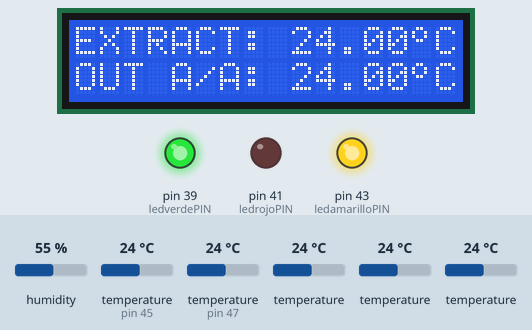
Bench run of a sketch on a simulated Arduino Mega 2560, built with avr-gcc and run on an emulated ATmega2560. On the bench: 16×2 character LCD, output pins drawn as LEDs (lit = HIGH). The inputs (shaded band) are chosen by the test bench; at power-on: temperature (sensors on pin 47, pin 45) 24 °C, humidity 55 %, temperature 24 °C. WiFi joins after 1.5 s; servers stay silent unless stated.

Above: at 3.1 s.
3.2 s: temperature (sensor on pin 47) set to 12 °C
At 12.5 s:
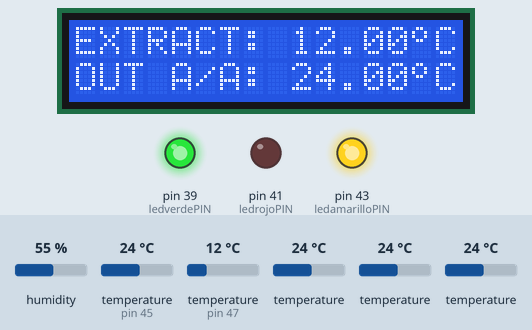
16.1 s: humidity set to 22 %
At 27.9 s:
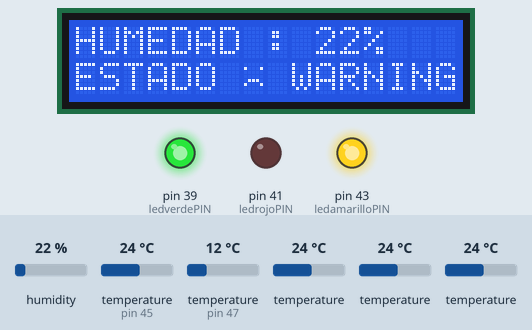
28.5 s: temperature (sensor 147) set to 12 °C
At 34.1 s:
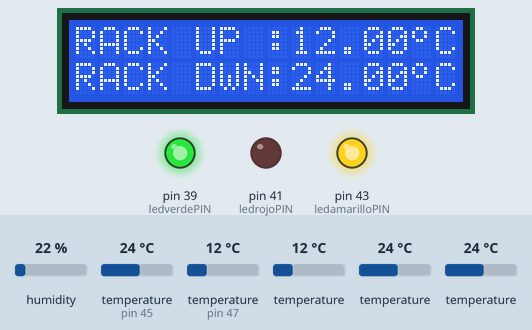
37.8 s: temperature (sensor 247) set to 12 °C
At 40.1 s:
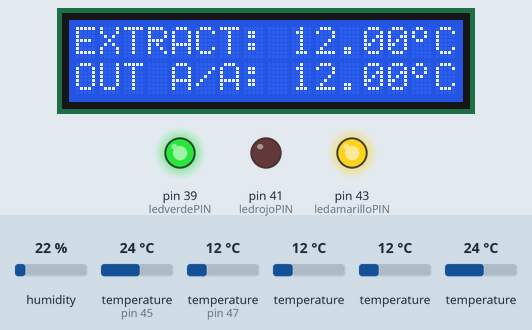
47.1 s: temperature (sensor 347) set to 22 °C
At 56.5 s:
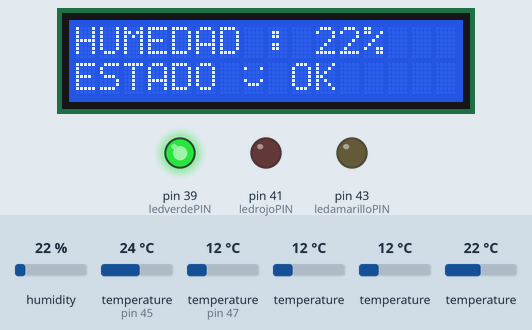
59.9 s: humidity set to 40 %
At 74.1 s:
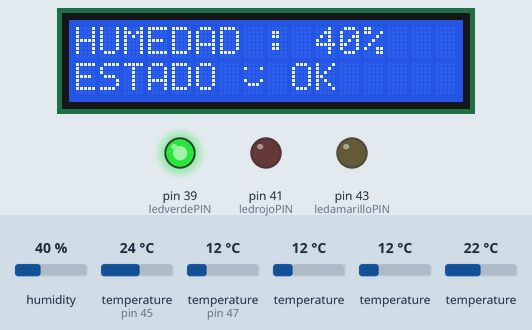
Timing chart, 0 to 74.9 s (numbered marks = the images above; inputs shaded):
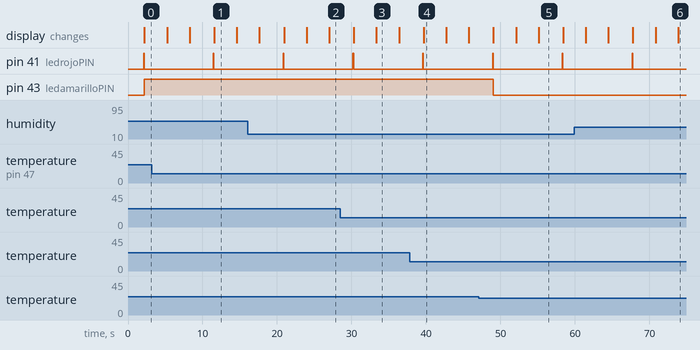

The sketch:

monitor_cpd.ino
```cpp
#define BLYNK_PRINT Serial

#include <SPI.h>
#include <Ethernet.h>
#include <BlynkSimpleEthernet.h>

#include <Wire.h>
#include <LiquidCrystal_I2C.h>

#include <DHT.h>

#include <OneWire.h>
#include <DallasTemperature.h>

char auth[] = "hWE4p7JAq17YXfake7a2SjsDZNjG2WA3";

byte arduino_mac[] = { 0xDE, 0xED, 0xBA, 0xFE, 0xFE, 0xED };
IPAddress arduino_ip ( 192, 168,   1, 120); // dirección IP del ARDUINO
IPAddress dns_ip     ( 192, 168,   1,   1);
IPAddress gateway_ip ( 192, 168,   1,   1);
IPAddress subnet_mask( 255, 255, 255,   0);

IPAddress server_ip  ( 192, 168,   1,  78); // dirección IP del servidor BLYNK. En local es 192.168.1.78
int server_port( 8080 ); // puerto del servidor BLYNK. En local es 9443

#define W5100_CS  10
#define SDCARD_CS 4

// Definimos el pin digital donde se conecta el sensor de humedad
#define DHTPIN 45
// Dependiendo del tipo de sensor, en este caso DHT11
#define DHTTYPE DHT11

// Inicializamos el sensor DHT11
DHT dht(DHTPIN, DHTTYPE);

// Sensores de temperatura
const int oneWirePin = 47;

OneWire oneWireBus(oneWirePin);
DallasTemperature sensors(&oneWireBus);

DeviceAddress SplitOut    = { 0x28, 0xAC, 0x9F, 0x2C, 0x27, 0x19, 0x01, 0x6B };
DeviceAddress RackDown    = { 0x28, 0x4E, 0xBD, 0x24, 0x27, 0x19, 0x01, 0x4B };
DeviceAddress RackUp      = { 0x28, 0xC5, 0x3B, 0x2C, 0x27, 0x19, 0x01, 0x12 };
DeviceAddress XtractorIn  = { 0x28, 0x13, 0xCC, 0x23, 0x27, 0x19, 0x01, 0x09 };

const int ledverdePIN    = 39;
const int ledrojoPIN     = 41;
const int ledamarilloPIN = 43;

float tempC1;
float tempC2;
float tempC3;
float tempC4;

int h;

byte grado[8] =
 {
    0b00001100,     // Los definimos como binarios 0bxxxxxxx
    0b00010010,
    0b00010010,
    0b00001100,
    0b00000000,
    0b00000000,
    0b00000000,
    0b00000000
 };

byte caraNOTOK[8] = {
B00000,
B10001,
B00000,
B00000,
B01110,
B10001,
B00000,
};

byte caraOK[8] = {
B00000,
B10001,
B00000,
B00000,
B10001,
B01110,
B00000,
};

LiquidCrystal_I2C lcd(0x27,16,2);  // set the LCD address to 0x27 for a 16 chars and 2 line display


void WRITE_TEMP()
{
  digitalWrite(ledrojoPIN , HIGH);

  tempC1 = sensors.getTempC(XtractorIn);
  tempC2 = sensors.getTempC(RackUp);
  tempC3 = sensors.getTempC(SplitOut);
  tempC4 = sensors.getTempC(RackDown);
  Blynk.virtualWrite(V1, tempC1); // assigning incoming value from pin V1 to a variable
  Blynk.virtualWrite(V2, tempC2); // assigning incoming value from pin V1 to a variable
  Blynk.virtualWrite(V3, tempC3); // assigning incoming value from pin V1 to a variable
  Blynk.virtualWrite(V4, tempC4); // assigning incoming value from pin V1 to a variable

  h = dht.readHumidity();
  Blynk.virtualWrite(V5, h); // assigning incoming value from pin V5 to a variable
  if (tempC1>=24 || tempC2>=24 || tempC3>=24 || tempC4>=24 )
  {
     digitalWrite(ledamarilloPIN , HIGH);
  }else{
    digitalWrite(ledamarilloPIN , LOW);
  }
  digitalWrite(ledrojoPIN , LOW);
}


void setup()
{
//  pinMode(SDCARD_CS, OUTPUT);
//  digitalWrite(SDCARD_CS, HIGH); // Deselect the SD card

  pinMode(ledverdePIN , OUTPUT);
  pinMode(ledrojoPIN , OUTPUT);
  pinMode(ledamarilloPIN , OUTPUT);

  digitalWrite(ledverdePIN , HIGH);

  //digitalWrite(ledamarilloPIN , HIGH);

  dht.begin();

  sensors.begin();
  sensors.setResolution(SplitOut, 10);
  sensors.setResolution(RackUp, 10);
  sensors.setResolution(RackDown, 10);
  sensors.setResolution(XtractorIn, 10);

  lcd.begin();
  // Print a message to the LCD.
  lcd.backlight();

  lcd.createChar (1,grado);
  lcd.createChar (2,caraOK);
  lcd.createChar (3,caraNOTOK);

  Blynk.begin(auth, server_ip, 25600, arduino_ip, dns_ip, gateway_ip, subnet_mask, arduino_mac); // el puerto para mandar datos en local es el 8080
}


void loop()
{
  Blynk.run();

  // leer temperaturas
  sensors.requestTemperatures();

  WRITE_TEMP();
  lcd.setCursor(0,0);
  lcd.print("EXTRACT: ");
  lcd.print(tempC1);
  lcd.write (byte (1));
  lcd.print("C");
  lcd.setCursor(0,1);
  lcd.print("OUT A/A: ");
  lcd.print(tempC3);
  lcd.write (byte (1));
  lcd.print("C");
  lcd.print("HUM: ");
  lcd.print(h);
  lcd.print("%");
  delay(3000);
  lcd.clear();
  lcd.setCursor(0,0);
  lcd.print("RACK UP :");
  lcd.print(tempC2);
  lcd.write (byte (1));
  lcd.print("C");
  lcd.setCursor(0,1);
  lcd.print("RACK DWN:");
  lcd.print(tempC4);
  lcd.write (byte (1));
  lcd.print("C");
  delay(3000);
  lcd.clear();
  lcd.setCursor(0,0);
  lcd.print("HUMEDAD : ");
  lcd.print(h);
  lcd.print("%");
  lcd.setCursor(0,1);
  lcd.print("ESTADO ");
  if (tempC1<24 && tempC2<24 && tempC3<24 && tempC4<24 )
  {
    lcd.write (byte(2));
    lcd.print(" OK");
  }else{
    lcd.write (byte(3));
    lcd.print(" WARNING");
  }
  delay(3000);

}
```

Measured:
- the behaviour switches between 24 and 23 °C on temperature (sensor 347) (found by bisection; images 4 and 5)
- after the input at 47.1 s, pin 43 (ledamarilloPIN): HIGH → LOW after 1.9 s
- what the display in image 1 shows lasts 3.0 s, from 11.6 s to 14.6 s
- what the display in image 5 shows lasts 3.3 s, from 55.1 s to 58.4 s
